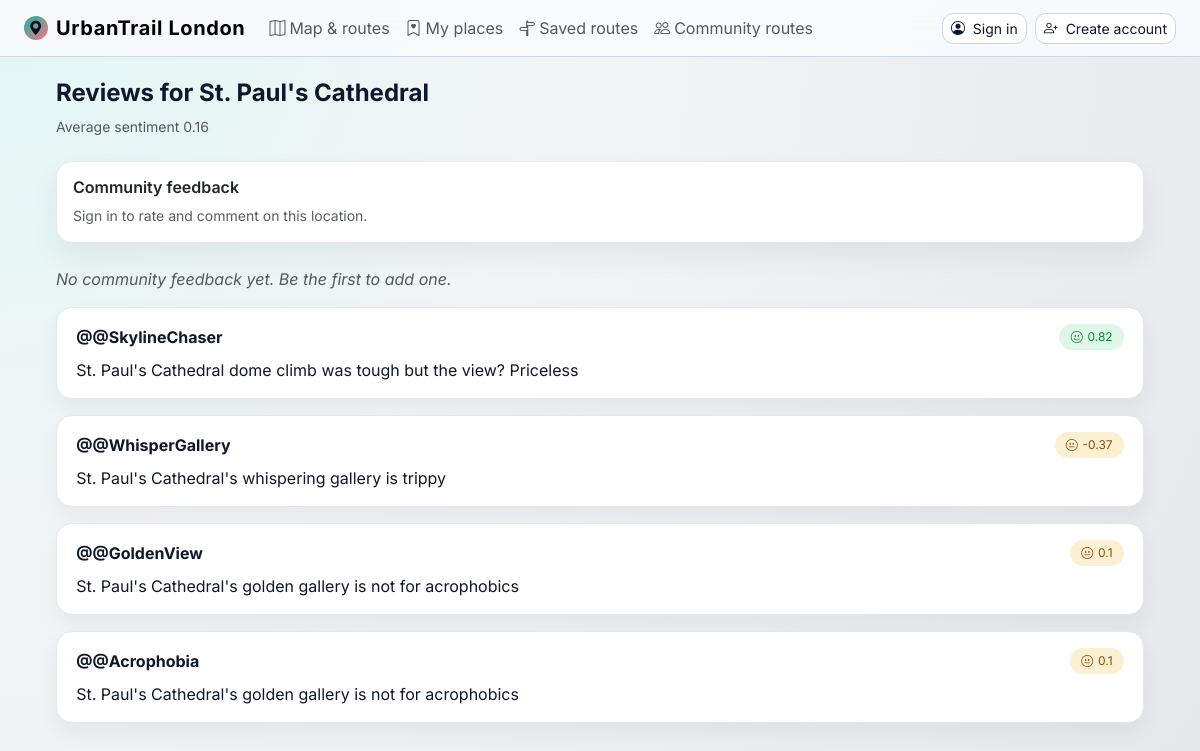
Page /location/9/reviews on the committed database.
### app/models.py (models this page shows, shortened)
class Location(db.Model):
    __tablename__ = 'locations'
    id: so.Mapped[int] = so.mapped_column(primary_key=True)
    name: so.Mapped[str] = so.mapped_column(sa.String(100), index=True, unique=True)
    latitude: so.Mapped[float] = so.mapped_column(sa.Float)
    longitude: so.Mapped[float] = so.mapped_column(sa.Float)
    category_id: so.Mapped[int] = so.mapped_column(sa.Integer, nullable=False)  # 1=Food, 2=History, etc.
    reviews:so.Mapped[list["Review"]] = so.relationship(back_populates="location")
    feedbacks: so.Mapped[list["LocationFeedback"]] = so.relationship(
        back_populates="location", cascade="all, delete-orphan"
    )
    address: so.Mapped[str | None] = so.mapped_column(sa.String(200), nullable=True)
    @property
    def avg_sentiment(self):
        if not self.reviews:
            return 0
        return sum(r.sentiment for r in self.reviews) / len(self.reviews)
    image: so.Mapped[str | None] = so.mapped_column(
        sa.String(200),
        nullable=True
    )

class Review(db.Model):
    __tablename__ ='reviews'
    id: so.Mapped[int] = so.mapped_column(primary_key=True)
    text: so.Mapped[str] = so.mapped_column(sa.String(500))
    sentiment: so.Mapped[float] = so.mapped_column(sa.Float)
    location_id: so.Mapped[int]= so.mapped_column(sa.ForeignKey('locations.id'))
    location: so.Mapped[Location] = so.relationship(back_populates="reviews")
    username: so.Mapped[str] = so.mapped_column(sa.String(100))

### app/views.py (the view)
@app.route('/location/<int:location_id>/reviews')
def location_reviews(location_id):
    location = db.get_or_404(Location, location_id)
    feedbacks = db.session.scalars(
        sa.select(LocationFeedback)
        .where(LocationFeedback.location_id == location.id)
        .order_by(LocationFeedback.timestamp.desc())
    ).all()
    return render_template('reviews.html', title=f"Reviews for {location.name}", location=location,
                           reviews=location.reviews, avg_sentiment=location.avg_sentiment, feedbacks=feedbacks)

### app/__init__.py (called while the page is built)
@app.before_request
def handle_api_preflight():
    if request.method == "OPTIONS" and request.path.startswith("/api/"):
        return app.make_response(("", 204))

@app.after_request
def add_api_cors_headers(response):
    if request.path.startswith("/api/"):
        response.headers["Access-Control-Allow-Origin"] = app.config.get("API_CORS_ORIGINS", "*")
        response.headers["Access-Control-Allow-Headers"] = "Authorization, Content-Type"
        response.headers["Access-Control-Allow-Methods"] = "GET, POST, PUT, PATCH, DELETE, OPTIONS"
    return response

### app/templates/reviews.html (shortened to what this page needs)
{% extends "base.html" %}
{% block content %}
<h2 class="h4 fw-bold mb-2">Reviews for {{ location.name }}</h2>
<p class="text-muted small mb-4">
    Average sentiment {{ avg_sentiment | round(2) }}
</p>
<div class="card app-card mb-4">
    <div class="card-body">
        <h3 class="h6 fw-semibold mb-2">Community feedback</h3>
        {% if current_user.is_authenticated %}
        <form method="POST" action="{{ url_for('add_location_feedback', location_id=location.id) }}">
            <div class="row g-2 align-items-center">
                <div class="col-md-9">
                    <input type="text" name="body" class="form-control form-control-sm" placeholder="Add a short comment" required>
                </div>
                <div class="col-md-3 d-grid">
                    <button class="btn btn-primary btn-sm" type="submit">Post</button>
                </div>
            </div>
            <div class="text-muted small mt-2">Sentiment score is computed automatically from your comment.</div>
        </form>
        {% else %}
        <p class="text-muted small mb-0">Sign in to rate and comment on this location.</p>
        {% endif %}
    </div>
</div>
{% if feedbacks %}
<div class="mb-4">
    {% for feedback in feedbacks %}
    <div class="review-card">
        <div class="d-flex justify-content-between align-items-center mb-2">
            <strong>@{{ feedback.user.username }}</strong>
            {% if feedback.rating > 0.4 %}
                <span class="sentiment-chip sentiment-positive">
                    <i class="bi bi-emoji-smile"></i>
                    {{ feedback.rating | round(2) }}
                </span>
            {% elif feedback.rating > -0.4 %}
                <span class="sentiment-chip sentiment-neutral">
                    <i class="bi bi-emoji-neutral"></i>
                    {{ feedback.rating | round(2) }}
                </span>
            {% else %}
                <span class="sentiment-chip sentiment-negative">
                    <i class="bi bi-emoji-frown"></i>
                    {{ feedback.rating | round(2) }}
                </span>
            {% endif %}
        </div>
            <p class="mb-0">{{ feedback.body }}</p>
        </div>
    {% endfor %}
</div>
{% else %}
<p class="text-muted fst-italic">No community feedback yet. Be the first to add one.</p>
{% endif %}
{% if reviews %}
    {% for review in reviews %}
    <div class="review-card">
        <div class="d-flex justify-content-between align-items-center mb-2">
            <strong>@{{ review.username }}</strong>
            {% if review.sentiment > 0.4 %}
                <span class="sentiment-chip sentiment-positive">
                    <i class="bi bi-emoji-smile"></i>
                    {{ review.sentiment | round(2) }}
                </span>
            {% elif review.sentiment > -0.4 %}
                <span class="sentiment-chip sentiment-neutral">
                    <i class="bi bi-emoji-neutral"></i>
                    {{ review.sentiment | round(2) }}
                </span>
            {% else %}
                <span class="sentiment-chip sentiment-negative">
                    <i class="bi bi-emoji-frown"></i>
                    {{ review.sentiment | round(2) }}
                </span>
            {% endif %}
        </div>
        <p class="mb-0">{{ review.text }}</p>
    </div>
    {% endfor %}
{% else %}
    <p class="text-muted fst-italic">No reviews yet for this location.</p>
{% endif %}
{% endblock %}

### app/templates/base.html (style rules this page uses)
:root { --tp-teal: #14b8a6; --tp-coral: #fb7185; --tp-sun: #facc15; --tp-ink: #0f172a; --tp-bg: #f3f4f6; }
body { font-family: 'Inter', system-ui, -apple-system, BlinkMacSystemFont, sans-serif; background: radial-gradient(circle at top left, #e0f7f5 0, #f3f4f6 40%, #e5e7eb 100%); color: var(--tp-ink); }
.app-card { border-radius: 1rem; border: 1px solid #e5e7eb; background: #ffffff; box-shadow: 0 14px 30px rgba(15, 23, 42, 0.06); }

### app/templates/reviews.html (style rules this page uses)
.review-card { border-radius: 1rem; background: #ffffff; border: 1px solid #e5e7eb; box-shadow: 0 10px 22px rgba(0,0,0,.05); padding: 1rem 1.2rem; margin-bottom: 1rem; }
.sentiment-chip { border-radius: 999px; padding: .25rem .7rem; font-size: .75rem; display: inline-flex; align-items: center; gap: .3rem; }
.sentiment-positive { background: rgba(34,197,94,.15); color: #15803d; }
.sentiment-neutral { background: rgba(234,179,8,.18); color: #854d0e; }

### rows in the picture
Location: name "St. Paul's Cathedral"
Review: username "@SkylineChaser", sentiment "0.82", text "St. Paul's Cathedral dome climb was tough but the view? Priceless"
Review: username "@WhisperGallery", sentiment "-0.37", text "St. Paul's Cathedral's whispering gallery is trippy"
Review: username "@GoldenView", sentiment "0.1", text "St. Paul's Cathedral's golden gallery is not for acrophobics"
Review: username "@Acrophobia", sentiment "0.1", text "St. Paul's Cathedral's golden gallery is not for acrophobics"

### other values in the picture
{{ avg_sentiment | round(2) }} "0.16"
